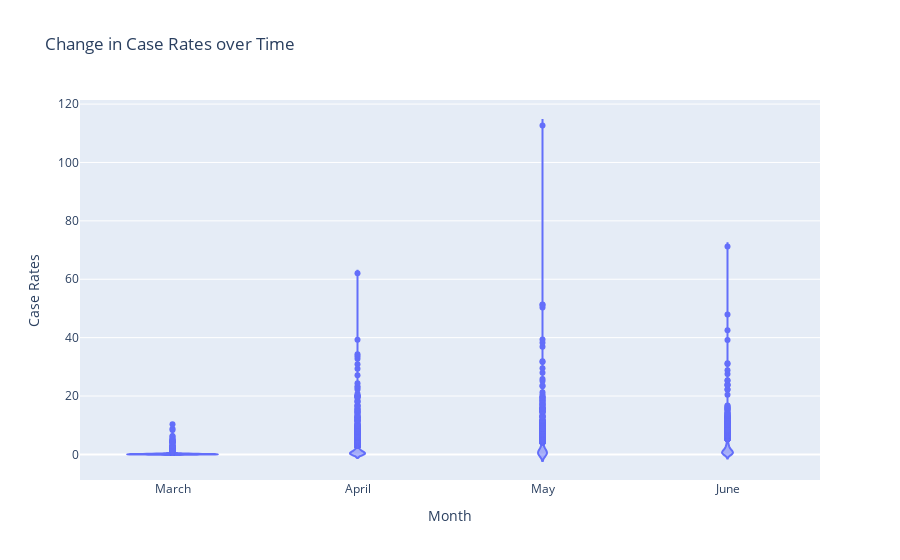

Notebook code cell kept with this figure:
### Code cell
df= pd.read_csv("county_case_rates.csv")
# fig=px.line(df,y=["March","April","May","June"],hover_data=["County Name"])
fig = px.violin(df, y=["March","April","May","June"],hover_data=["County Name"],labels={'variable':'Month','value':'Case Rates'},title="Change in Case Rates over Time")
fig.show()
# f = go.FigureWidget(fig)

### Figure 1 — Plotly figure (JSON) as saved in the notebook; plotly's stock layout.template omitted (floating-point values rounded to 4 significant figures; data arrays with more than 128 entries replaced by an {"elided": "..."} marker saying what was removed)
{"data": [{"alignmentgroup": "True", "box": {"visible": false}, "customdata": {"elided": "12580x1 str values"}, "hovertemplate": "Month=%{x}<br>Case Rates=%{y}<br>County Name=%{customdata[0]}<extra></extra>", "legendgroup": "", "marker": {"color": "#636efa"}, "name": "", "offsetgroup": "", "orientation": "v", "scalegroup": "True", "showlegend": false, "type": "violin", "x": {"elided": "12580 str values"}, "x0": " ", "xaxis": "x", "y": {"elided": "12580 float values"}, "y0": " ", "yaxis": "y"}], "layout": {"legend": {"tracegroupgap": 0}, "title": {"text": "Change in Case Rates over Time"}, "violinmode": "group", "xaxis": {"anchor": "y", "domain": [0, 1], "title": {"text": "Month"}}, "yaxis": {"anchor": "x", "domain": [0, 1], "title": {"text": "Case Rates"}}}}
